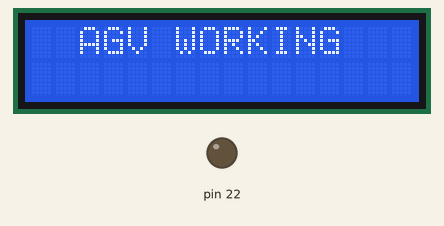
The sketch below on a simulated Arduino Mega 2560, built with avr-gcc and run on an emulated ATmega2560. On the bench: 16×2 character LCD, output pins drawn as LEDs (lit = HIGH). Wiring (inferred from the names in the program): 4×4 keypad with keys 1 2 3 A 4 5 6 B 7 8 9 C * 0 # D (labels assumed): rows pin 46, pin 47, pin 48, pin 49; columns pin 50, pin 51, pin 52, pin 53. EEPROM starts erased; pins used as bus, display or sensor lines are not drawn.

Above: at 0.1 s.
At 1.2 s:
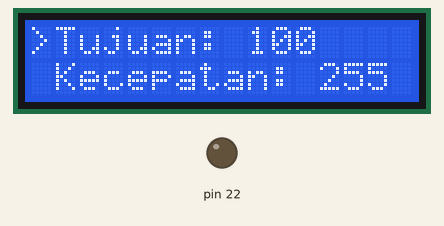

The sketch:

ac_acceleration.ino
```cpp
#include <EEPROM.h>
// ======================= setup LCD 16x2 with i2c =======================
#include <Wire.h>
#include <LiquidCrystal_PCF8574.h>
// awalnya 0x27 buat address nya
LiquidCrystal_PCF8574 lcd(0x20);  // set the LCD address to 0x27 for a 16 chars and 2 line display
//LiquidCrystal_I2C lcd(0x20 ,2,1,0,4,5,6,7,3, POSITIVE);


#include "tombol.h"  // ============ setup tombol keypad 4x4 =============
#include "user_interface.h"
// ======================= setup LCD 16x2 with i2c =======================


int menu;
bool ui_menu = true;
bool menu_tujuan = false;
int goal = 0;


static unsigned long lastAccelTime = 0;
unsigned long currentTime = millis();
int selisih_waktu = 0;
int count_down;

int pwm_kiri, pwm_kanan;
int persen_acc;
float persen_accel;

void setup() {

  // put your setup code here, to run once:

  tombol_setup();
  user_interface_setup();

  pinMode(12, INPUT);
  pinMode(11, INPUT);
  pinMode(22, OUTPUT);

  set_tujuan = EEPROM.read(address_tujuan);
  set_kecepatan = EEPROM.read(address_kecepatan);
  set_P = EEPROM.read(address_P);
  set_D = EEPROM.read(address_D);

  ui_tujuan();
  menu = 0;
}


void loop() {
  while(ui_menu == true) {
    if(tombol() == "F2") {menu++;}
    if(tombol() == "F1") {menu--;}
    if(menu >= 3)        {menu = 3;}
    if(menu <= 0)        {menu = 0;}

    if(menu == 0)        {goal = ui_tujuan().toInt();}    // konversi String to Int
    else if(menu == 1)   {ui_kecepatan();}
    else if(menu == 2)   {ui_setting_P();}
    else if(menu == 3)   {ui_setting_D();}

    if(tombol() == "OK") {menu_tujuan = true;}

//    while(menu_tujuan == true){
//      ui_go(goal);
//      if(tombol() == "START") {
//        menu_tujuan = false;
//        ui_menu = false;
//      }
//      else if(tombol() == "0") {
//        menu_tujuan = false;
//      }
//    }
//========================= Accel =========================
    lastAccelTime = millis();
    while(menu_tujuan == true){

      accel_motor(3000, 100);


      if(tombol() == "START") {
        menu_tujuan = false;
        ui_menu = false;
      }
      else if(tombol() == "0") {
        menu_tujuan = false;
      }
    }
//========================= Accel =========================

  }

  while(true) {
    lcd.clear();
  }

}


void accel_motor(int berapa_milidetik, int kecepatan_awal_accel){
//  currentTime = millis();
  lcd.setCursor(6, 0);
  lcd.print(currentTime);

  lcd.setCursor(12, 0);
  lcd.print(lastAccelTime);
  selisih_waktu = currentTime - lastAccelTime;
  count_down = berapa_milidetik - (currentTime - lastAccelTime);

  if (count_down < 0) {
    count_down = 0;
    currentTime = 0;
    lastAccelTime = 0;
  }

  persen_acc = map(count_down, 0, berapa_milidetik, 0, 100);
  persen_accel = (float)persen_acc / 100;

  lcd.setCursor(0, 0);
  lcd.print(count_down);

  pwm_kiri = 127 + kecepatan_awal_accel * persen_accel;
  pwm_kanan = 127 + kecepatan_awal_accel * persen_accel;

  lcd.setCursor(1, 1);
  lcd.print(pwm_kiri);

  lcd.setCursor(10, 1);
  lcd.print(pwm_kanan);


  delay(100);
  lcd.clear();
}


//String abc;
//  ui_go(abc);
//  if(digitalRead(12) == LOW && digitalRead(11) == LOW) {
//    ui_tujuan();
//  }
//  else if(digitalRead(12) == HIGH && digitalRead(11) == LOW) {
//    ui_kecepatan();
//  }
//  else if(digitalRead(12) == LOW && digitalRead(11) == HIGH) {
//    ui_setting_P();
//  }
//  else if(digitalRead(12) == HIGH && digitalRead(11) == HIGH) {
//    ui_setting_D();
//  }
```

tombol.h
```cpp
#define PinA 46 //keypad 8 kabel
#define PinB 47
#define PinC 48
#define PinD 49

#define Pin1 50  //keypad 8 kabel, lanjutan
#define Pin2 51
#define Pin3 52
#define Pin4 53

#define STARTSTOP1 43
#define STARTSTOP2 44 /*---tombol PAUSE----*/
#define STARTSTOP3 45

int buttonState1 = 0;  //tombol keypad 1,2,3,F1
int buttonState2 = 0;
int buttonState3 = 0;
int buttonStateF1 = 0;

int buttonState4 = 0;  //tombol keypad 4,5,6,F2
int buttonState5 = 0;
int buttonState6 = 0;
int buttonStateF2 = 0;

int buttonState7 = 0;  //tombol keypad 7,8,9,F3
int buttonState8 = 0;
int buttonState9 = 0;
int buttonStateF3 = 0;

int buttonStateSTART = 0;  //tombol keypad START,0,STOP,F4
int buttonState0 = 0;
int buttonStateSTOP = 0;
int buttonStateF4 = 0;

String tombolBarisPertama() {
  digitalWrite(PinA, LOW);
  digitalWrite(PinB, HIGH);
  digitalWrite(PinC, HIGH);
  digitalWrite(PinD, HIGH);
  buttonState1 = digitalRead(Pin1);
  buttonState2 = digitalRead(Pin2);
  buttonState3 = digitalRead(Pin3);
  buttonStateF1 = digitalRead(Pin4);
  String ini_tombol;
  if(buttonState1 == LOW)  ini_tombol = "1";
  if(buttonState2 == LOW)  ini_tombol = "2";
  if(buttonState3 == LOW)  ini_tombol = "3";
  if(buttonStateF1 == LOW) ini_tombol = "F1";
  return ini_tombol;
}

String tombolBarisKedua() {
  digitalWrite(PinA, HIGH);
  digitalWrite(PinB, LOW);
  digitalWrite(PinC, HIGH);
  digitalWrite(PinD, HIGH);
  buttonState4 = digitalRead(Pin1);
  buttonState5 = digitalRead(Pin2);
  buttonState6 = digitalRead(Pin3);
  buttonStateF2 = digitalRead(Pin4);
  String ini_tombol;
  if(buttonState4 == LOW)  ini_tombol = "4";
  if(buttonState5 == LOW)  ini_tombol = "5";
  if(buttonState6 == LOW)  ini_tombol = "6";
  if(buttonStateF2 == LOW) ini_tombol = "F2";
  return ini_tombol;
}

String tombolBarisKetiga() {
  digitalWrite(PinA, HIGH);
  digitalWrite(PinB, HIGH);
  digitalWrite(PinC, LOW);
  digitalWrite(PinD, HIGH);
  buttonState7 = digitalRead(Pin1);
  buttonState8 = digitalRead(Pin2);
  buttonState9 = digitalRead(Pin3);
  buttonStateF3 = digitalRead(Pin4);
  String ini_tombol;
  if(buttonState7 == LOW)  ini_tombol = "7";
  if(buttonState8 == LOW)  ini_tombol = "8";
  if(buttonState9 == LOW)  ini_tombol = "9";
  if(buttonStateF3 == LOW) ini_tombol = "F3";
  return ini_tombol;
}

String tombolBarisKeempat() {
  digitalWrite(PinA, HIGH);
  digitalWrite(PinB, HIGH);
  digitalWrite(PinC, HIGH);
  digitalWrite(PinD, LOW);
  buttonStateSTART = digitalRead(Pin1);
  buttonState0 = digitalRead(Pin2);
  buttonStateSTOP = digitalRead(Pin3);
  buttonStateF4 = digitalRead(Pin4);
  String ini_tombol;
  if(buttonStateSTART == LOW)  ini_tombol = "START";
  if(buttonState0 == LOW)      ini_tombol = "0";
  if(buttonStateSTOP == LOW)   ini_tombol = "OK";
  if(buttonStateF4 == LOW)     ini_tombol = "F4";
  return ini_tombol;
}

void tombol_setup(){
  pinMode(PinA, OUTPUT);
  pinMode(PinB, OUTPUT);
  pinMode(PinC, OUTPUT);
  pinMode(PinD, OUTPUT);

  pinMode(Pin1, INPUT_PULLUP);
  pinMode(Pin2, INPUT_PULLUP);
  pinMode(Pin3, INPUT_PULLUP);
  pinMode(Pin4, INPUT_PULLUP);

  pinMode(STARTSTOP1, INPUT);
  pinMode(STARTSTOP2, INPUT);
  pinMode(STARTSTOP3, INPUT);
}

String tombol(){
  String hasil_tombol;
  if(tombolBarisPertama() != NULL)   hasil_tombol = tombolBarisPertama();
  if(tombolBarisKedua() != NULL)     hasil_tombol = tombolBarisKedua();
  if(tombolBarisKetiga() != NULL)    hasil_tombol = tombolBarisKetiga();
  if(tombolBarisKeempat() != NULL)   hasil_tombol = tombolBarisKeempat();
  return hasil_tombol;
}
```

user_interface.h
```cpp
int address_tujuan = 1;
int address_kecepatan = 2;
int address_P = 3;
int address_D = 4;

void user_interface_setup() {
  lcd.begin(16, 2); // initialize the lcd
  lcd.setBacklight(255);

  lcd.home();
  lcd.clear();
  lcd.setCursor(0, 0);
  lcd.print("  AGV WORKING");
  delay(1000);
  lcd.clear();
}

int set_tujuan;
String tujuan;

int set_kecepatan;
String kecepatan;

int set_P;
String P;

int set_D;
String D;


String ui_tujuan() {
  if(tombol() == "F4")   {set_tujuan++;}
  if(tombol() == "F3")   {set_tujuan--;}
  if(set_tujuan <= 0)    {set_tujuan = 0;}    // batas minimal adalah 0
  if(set_tujuan >= 100)  {set_tujuan = 100;}    // batas minimal adalah 100

  tujuan = String(set_tujuan);        // konversi int ke String
  kecepatan = String(set_kecepatan);        // konversi int ke String

  lcd.setCursor(0, 0);
  lcd.print(">Tujuan:");
  lcd.setCursor(9, 0);
  lcd.print(tujuan);
  lcd.setCursor(0, 1);
  lcd.print(" Kecepatan:");
  lcd.setCursor(12, 1);
  lcd.print(kecepatan);

  if(tombol() != NULL) {delay(500);  lcd.clear();}

  EEPROM.write(address_tujuan, set_tujuan);
  return tujuan;
}

String ui_kecepatan() {
  if(tombol() == "F4")      {set_kecepatan++;}
  if(tombol() == "F3")      {set_kecepatan--;}
  if(set_kecepatan <= 0)    {set_kecepatan = 0;}    // batas minimal adalah 0
  if(set_kecepatan >= 100)  {set_kecepatan = 100;}    // batas minimal adalah 100

  tujuan = String(set_tujuan);        // konversi int ke String
  lcd.setCursor(0, 0);
  lcd.print(" Tujuan:");
  lcd.setCursor(9, 0);
  lcd.print(tujuan);

  kecepatan = String(set_kecepatan);        // konversi int ke String
  lcd.setCursor(0, 1);
  lcd.print(">Kecepatan:");
  lcd.setCursor(12, 1);
  lcd.print(kecepatan);

  if(tombol() != NULL) {delay(500);  lcd.clear();}

  EEPROM.write(address_kecepatan, set_kecepatan);
  return kecepatan;
}

void ui_setting_P() {
  if(tombol() == "F4")   {set_P++;}
  if(tombol() == "F3")   {set_P--;}
  if(set_P <= 0)         {set_P = 0;}    // batas minimal adalah 0
  if(set_P >= 10)        {set_P = 10;}    // batas minimal adalah 100


  lcd.setCursor(0, 0);
  lcd.print("= Setting =");

  P = String(set_P);        // konversi int ke String
  lcd.setCursor(0, 1);
  lcd.print(">P:");
  lcd.setCursor(3, 1);
  lcd.print(P);

  D = String(set_D);        // konversi int ke String
  lcd.setCursor(7, 1);
  lcd.print(" D:");
  lcd.setCursor(10, 1);
  lcd.print(D);

  if(tombol() != NULL) {delay(500);  lcd.clear();}
  EEPROM.write(address_P, set_P);
}

void ui_setting_D() {
  if(tombol() == "F4")   {set_D++;}
  if(tombol() == "F3")   {set_D--;}
  if(set_D <= 0)         {set_D = 0;}      // batas minimal adalah 0
  if(set_D >= 100)       {set_D = 100;}    // batas minimal adalah 100

  lcd.setCursor(0, 0);
  lcd.print("= Setting =");

  P = String(set_P);        // konversi int ke String
  lcd.setCursor(0, 1);
  lcd.print(" P:");
  lcd.setCursor(3, 1);
  lcd.print(P);

  D = String(set_D);
  lcd.setCursor(7, 1);
  lcd.print(">D:");
  lcd.setCursor(10, 1);
  lcd.print(D);

  if(tombol() != NULL) {delay(500);  lcd.clear();}
  EEPROM.write(address_D, set_D);
}

void ui_go(int go) {
  lcd.setCursor(0, 0);
  lcd.print("= Menuju =");
  lcd.setCursor(3, 1);
  lcd.print(go);
}


int cek(int cok){
  return cok;
}


//  lcd.setCursor(11, 0);
//  lcd.print(tombol());
//
//  lcd.setCursor(0, 1);
//  lcd.print(tombolBarisPertama());
//  lcd.setCursor(3, 1);
//  lcd.print(tombolBarisKedua());
//  lcd.setCursor(7, 1);
//  lcd.print(tombolBarisKetiga());
//  lcd.setCursor(11, 1);
//  lcd.print(tombolBarisKeempat());
```
